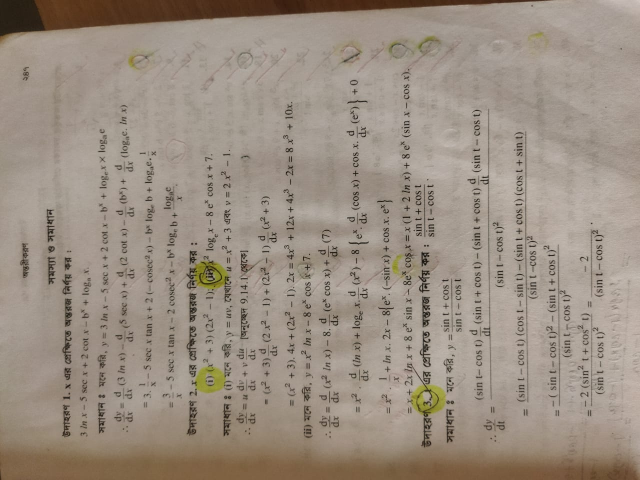
#> input picture Third Year/3-2/Artificial Intelligence and ML/Lab_04/K_Means_Clustering_Assignment/Dataset/Custom_img.jpeg, 1280 x 960 px, found by its file name (shown at 1/2 size)
$ jupyter execute 220121.ipynb
#> lines starting #> are read from the running program, lines starting #| are printed output that depends on the picture
# K-Means Clustering - Image Color Quantization
**Name:** Shafikul Islam Marwan
**Student ID:** 220121
**Training Dataset:** DIV2K High-Resolution Image
**Custom Test Data:** Personal Smartphone Photo
**Task:** Cluster the RGB pixel colors of a DIV2K image, then apply the trained model to quantize a custom photo.

[cell 1]
# Importing libraries
import numpy as np
import pandas as pd
import matplotlib.pyplot as plt
from mpl_toolkits.mplot3d import Axes3D
from PIL import Image
from sklearn.cluster import KMeans
from sklearn.preprocessing import StandardScaler
import joblib
import os
import warnings
import urllib.request

warnings.filterwarnings("ignore")

# Create directories
os.makedirs("Dataset", exist_ok=True)
os.makedirs("model", exist_ok=True)

# Base raw URL
RAW_BASE = "https://raw.githubusercontent.com/Marwanthe0/CSE/main/Third%20Year/3-2/Artificial%20Intelligence%20and%20ML/Lab_04/K_Means_Clustering_Assignment"
print("Downloading files from GitHub...")

try:
    urllib.request.urlretrieve(
        f"{RAW_BASE}/Dataset/K_means_Clustering_img.png",
        "Dataset/K_means_Clustering_img.png",
    )
    urllib.request.urlretrieve(
        f"{RAW_BASE}/Dataset/Custom_img.jpeg", "Dataset/Custom_img.jpeg"
    )
    print("Libraries imported and specific files downloaded successfully!")
except Exception as e:
    print(f"An error occurred while downloading: {e}")

[cell 2]
# Define local file paths
TRAIN_IMG = "Dataset/K_means_Clustering_img.png"
CUSTOM_IMG = "Dataset/Custom_img.jpeg"
MODEL_PATH = "model/220121.pkl"

print("Training image exists :", os.path.exists(TRAIN_IMG))
print("Custom image exists   :", os.path.exists(CUSTOM_IMG))

## Step 1 - Load Training Image (DIV2K)

[cell 3]
train_img = Image.open(TRAIN_IMG).convert("RGB")
#> train_img is the input picture: PIL image 1280x960 RGB; mean R, G, B 155.3, 142.9, 130.4
train_arr = np.array(train_img)

print(f"Image size  : {train_img.size[0]} x {train_img.size[1]} pixels")
#| Image size  : 1280 x 960 pixels
print(f"Array shape : {train_arr.shape}")
#| Array shape : (960, 1280, 3)

plt.figure(figsize=(10, 6))
plt.imshow(train_img)
plt.title("DIV2K Training Image", fontsize=14)
plt.axis("off")
plt.tight_layout()
plt.show()

## Step 2 - Data Preprocessing

- Each pixel (R, G, B) is one data point with 3 features.
- 50,000 pixels are sampled at random to keep Colab training fast.
- `StandardScaler` brings all features to zero mean and unit variance.
  This is required because K-Means uses Euclidean distance and is sensitive to scale.

[cell 4]
# Reshape image to (n_pixels, 3)
h_tr, w_tr, _ = train_arr.shape
#> h_tr = 960; w_tr = 1280
pixels_all = train_arr.reshape(-1, 3).astype(np.float64)
print(f"Total pixels in training image : {pixels_all.shape[0]:,}")
#| Total pixels in training image : 1,228,800

# Draw a random sample
np.random.seed(42)
N   = min(50000, len(pixels_all))
#> N = 50000
idx = np.random.choice(len(pixels_all), N, replace=False)
pixels_sample = pixels_all[idx]

# Fit StandardScaler on the sample
scaler        = StandardScaler()
pixels_scaled = scaler.fit_transform(pixels_sample)

print(f"Sample size used for training  : {N:,} pixels")
#| Sample size used for training  : 50,000 pixels
print(f"Scaled mean : {pixels_scaled.mean():.4f}  (expected ~0.0)")
#| Scaled mean : 0.0000  (expected ~0.0)
print(f"Scaled std  : {pixels_scaled.std():.4f}  (expected ~1.0)")
#| Scaled std  : 1.0000  (expected ~1.0)

## Step 3 - Optimal K Selection (Elbow Method)

[cell 5]
wcss    = []
K_range = range(2, 12)

print(f"{'K':<6} | {'WCSS':>15}")
print("-" * 25)

for k in K_range:
    km = KMeans(n_clusters=k, init="k-means++", n_init=5,
                max_iter=200, random_state=42)
    km.fit(pixels_scaled)
    wcss.append(km.inertia_)
    print(f"K={k:<3d} | {km.inertia_:>15,.2f}")
#> after the loop, wcss = [41381.3, 23013.9, 13270.9, 9757.9, 7651.8, 6540.1, 5515.8, 4670.1, 4084.5, 3520.4]

plt.figure(figsize=(10, 5))
plt.plot(list(K_range), wcss, "bo-", linewidth=2.5, markersize=9)
plt.xlabel("Number of Clusters (K)", fontsize=13)
plt.ylabel("WCSS (Inertia)", fontsize=13)
plt.title("Elbow Method - Optimal K Selection", fontsize=15)
plt.xticks(list(K_range))
plt.grid(True, linestyle="--", alpha=0.6)
plt.tight_layout()
plt.show()
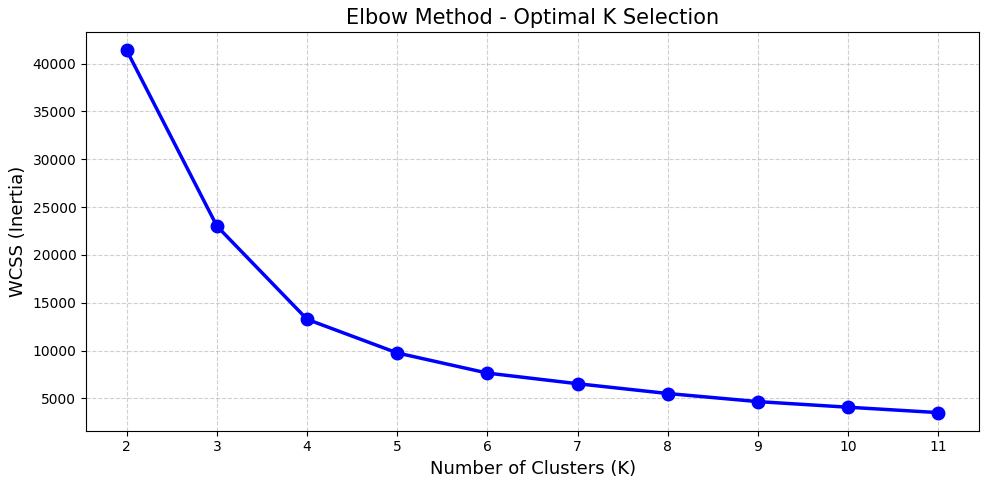
#> figure drawn by matplotlib, 1 panel; curve peaks at x = 2, y = 41381.3

print("\nBased on the elbow curve, K = 8 is selected as the optimal number of clusters.")

## Step 4 - Fit the Final K-Means Model (K = 8)

[cell 6]
OPTIMAL_K = 8

kmeans = KMeans(n_clusters=OPTIMAL_K, init="k-means++",
                n_init=10, max_iter=300, random_state=42)
kmeans.fit(pixels_scaled)

labels_tr     = kmeans.labels_
centroids_raw = scaler.inverse_transform(kmeans.cluster_centers_)
centroids_rgb = np.clip(centroids_raw, 0, 255).astype(int)

print(f"Model fitted | K = {OPTIMAL_K} | Final WCSS = {kmeans.inertia_:,.2f}")
print()
print(f"{'Cluster':<12}  {'R':>5}  {'G':>5}  {'B':>5}")
print("-" * 33)
for i, c in enumerate(centroids_rgb):
    print(f"Cluster {i:<4}  {c[0]:>5}  {c[1]:>5}  {c[2]:>5}")

[cell 7]
# Save the model and scaler together in a single bundle
bundle = {"model": kmeans, "scaler": scaler}
joblib.dump(bundle, MODEL_PATH)
print(f"Model saved to : {MODEL_PATH}")

## Step 5 - Cluster Scatter Plot (3D RGB Space)

[cell 8]
# Subsample 5000 points for a clean, readable 3D plot
np.random.seed(0)
plot_n   = min(5000, N)
#> plot_n = 5000
plot_idx = np.random.choice(N, plot_n, replace=False)
#> plot_idx = 5000 values, max 49998 at index 901, min 14 at index 4281, mean 25291.8
pts      = pixels_sample[plot_idx]
lbs      = labels_tr[plot_idx]
#> lbs = 5000 values, max 7 at index 4, min 0 at index 0, mean 2.46

cmap = plt.cm.get_cmap("tab10", OPTIMAL_K)

fig = plt.figure(figsize=(12, 8))
ax  = fig.add_subplot(111, projection="3d")

for cid in range(OPTIMAL_K):
    mask = lbs == cid
    ax.scatter(pts[mask, 0], pts[mask, 1], pts[mask, 2],
               c=[cmap(cid)], s=4, alpha=0.4, label=f"Cluster {cid}")

# Mark centroids with black stars
ax.scatter(centroids_rgb[:, 0], centroids_rgb[:, 1], centroids_rgb[:, 2],
           c="black", s=300, marker="*", zorder=10, label="Centroids")

ax.set_xlabel("Red", fontsize=11)
ax.set_ylabel("Green", fontsize=11)
ax.set_zlabel("Blue", fontsize=11)
ax.set_title(f"3D RGB Color Space Clusters (K = {OPTIMAL_K}) with Centroids", fontsize=13)
ax.legend(loc="upper left", markerscale=4, fontsize=8)
plt.tight_layout()
plt.show()
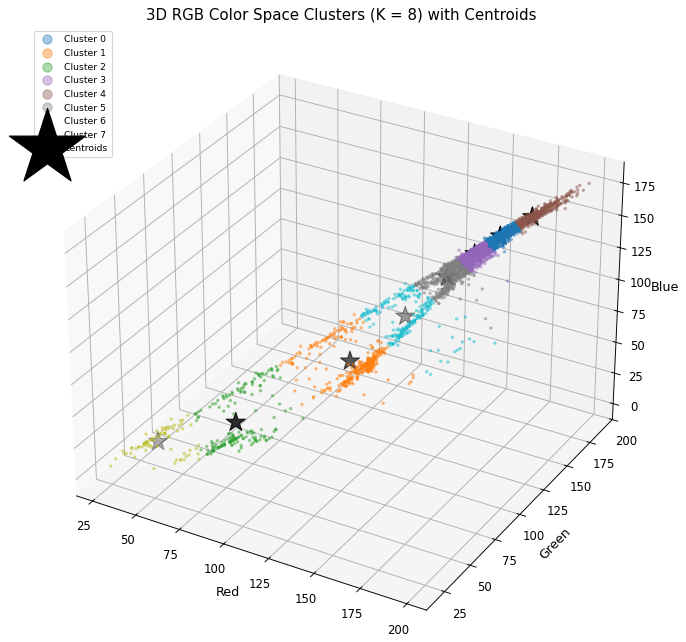
#> figure drawn by matplotlib, 1 panel

[cell 9]
# Visual color palette showing each cluster centroid
fig, axes = plt.subplots(1, OPTIMAL_K, figsize=(14, 2))
for i, c in enumerate(centroids_rgb):
    patch = np.full((60, 60, 3), c, dtype=np.uint8)
    axes[i].imshow(patch)
    axes[i].set_title(f"C{i}\nR={c[0]}\nG={c[1]}\nB={c[2]}", fontsize=8)
    axes[i].axis("off")
plt.suptitle("Cluster Centroid Color Palette", fontsize=13, fontweight="bold", y=1.05)
plt.tight_layout()
plt.show()
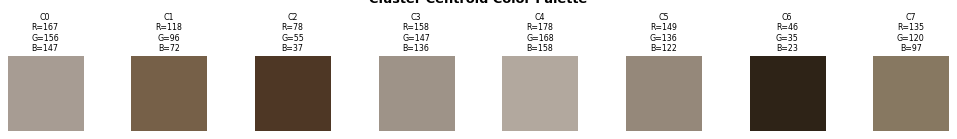
#> figure drawn by matplotlib, 8 panels

### **Cluster Interpretation**
Based on the extracted centroids, the K-Means algorithm successfully segmented the distinct physical features of the landscape. The dark and light green clusters clearly represent the dense tree canopy and grassy park areas. The various shades of grey and white map directly to the concrete architecture, stone monuments, and paved roads, while the distinct terracotta/red cluster captures the prominent rooftops of the large government buildings.

## Step 6 - Real-World Prediction on Custom Smartphone Image

The **same fitted scaler** from Step 2 is applied here. No new scaler is created or fitted.

[cell 10]
# Load custom smartphone photo
custom_img = Image.open(CUSTOM_IMG).convert("RGB")
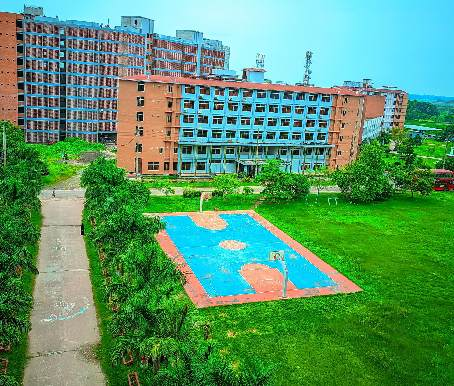
#> custom_img: PIL image 454x386 RGB; mean R, G, B 88.6, 149.8, 105.2
custom_arr = np.array(custom_img)
h_c, w_c, _ = custom_arr.shape
#> h_c = 386; w_c = 454

pixels_c = custom_arr.reshape(-1, 3).astype(np.float64)
print(f"Custom image shape : {custom_arr.shape}")
#| Custom image shape : (386, 454, 3)
print(f"Total pixels       : {pixels_c.shape[0]:,}")
#| Total pixels       : 175,244

# Apply the SAME fitted scaler (no refitting at all)
pixels_c_scaled = scaler.transform(pixels_c)
print("Same fitted scaler applied. No new scaler was created or fitted.")

# Predict cluster ID for each pixel
custom_labels = kmeans.predict(pixels_c_scaled)
print(f"Prediction complete. Clusters found: {sorted(np.unique(custom_labels))}")
#| Prediction complete. Clusters found: [0, 1, 2, 3, 4, 5, 6, 7]

[cell 11]
# Replace each pixel with its cluster centroid color
quant_pixels = centroids_rgb[custom_labels]
quant_arr    = np.clip(quant_pixels, 0, 255).astype(np.uint8).reshape(h_c, w_c, 3)
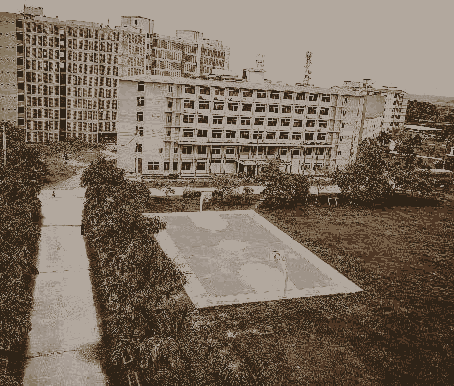
#> quant_arr: shape (386, 454, 3); mean of channels 0, 1, 2 120, 105.9, 91.6; drawn as R, G, B
quant_img    = Image.fromarray(quant_arr)

fig, axes = plt.subplots(1, 2, figsize=(14, 6))
axes[0].imshow(custom_img)
axes[0].set_title("Original Custom Photo", fontsize=13)
axes[0].axis("off")

axes[1].imshow(quant_img)
axes[1].set_title(f"Color-Quantized Photo  (K = {OPTIMAL_K} colors)", fontsize=13)
axes[1].axis("off")

plt.suptitle("Image Color Quantization Result", fontsize=15, fontweight="bold")
plt.tight_layout()
plt.show()

[cell 12]
# Display 10 sample pixels from the custom image with their assigned cluster IDs
from IPython.display import display as ipy_display

np.random.seed(7)
sample_idx10 = np.random.choice(len(pixels_c), 10, replace=False)
#> sample_idx10 = [149410, 154411, 28011, 52145, 148733, 25245, 90634, 119403, 159143, 84965]
rows = []

for sid in sample_idx10:
    r, g, b     = pixels_c[sid].astype(int)
    cid         = int(custom_labels[sid])
    cr, cg, cb  = centroids_rgb[cid]
    row_px, col_px = divmod(int(sid), w_c)
    rows.append({
        "Pixel (row, col)" : f"({row_px}, {col_px})",
        "R"                : r,
        "G"                : g,
        "B"                : b,
        "Cluster ID"       : cid,
        "Centroid R"       : int(cr),
        "Centroid G"       : int(cg),
        "Centroid B"       : int(cb)
    })
#> this loop made 10 passes
#> (sid, r, g, b, cid, cr, cg, cb) on passes 1 to 10: (149410, 155, 152, 135, 3, 158, 147, 136), (154411, 154, 147, 128, 3, 158, 147, 136), (28011, 146, 242, 255, 4, 178, 168, 158), (52145, 168, 228, 252, 4, 178, 168, 158), (148733, 6, 118, 0, 6, 46, 35, 23), (25245, 159, 248, 255, 4, 178, 168, 158), (90634, 45, 112, 33, 2, 78, 55, 37), (119403, 0, 11, 0, 6, 46, 35, 23), (159143, 38, 136, 13, 2, 78, 55, 37), (84965, 164, 170, 122, 0, 167, 156, 147)
#> after the loop, rows = 10 items

df_out = pd.DataFrame(rows).reset_index(drop=True)
#> df_out = table of 10 rows and 8 columns
print("Custom Image - 10 Sample Pixels with Assigned Cluster IDs:")
ipy_display(df_out)

[cell 13]
# Cluster pixel distribution in the custom image
counts = [int(np.sum(custom_labels == cid)) for cid in range(OPTIMAL_K)]
#> counts = [10353, 19818, 26685, 10219, 48720, 8289, 39864, 11296]
pcts   = [c / len(custom_labels) * 100 for c in counts]
#> pcts = [5.91, 11.31, 15.23, 5.83, 27.8, 4.73, 22.75, 6.45]
colors_bar = [tuple(np.clip(centroids_rgb[i], 0, 255) / 255) for i in range(OPTIMAL_K)]

plt.figure(figsize=(10, 5))
bars = plt.bar(range(OPTIMAL_K), pcts, color=colors_bar, edgecolor="black", linewidth=0.8)
#> bars = 8 items
plt.xlabel("Cluster ID", fontsize=13)
plt.ylabel("Percentage of Pixels (%)", fontsize=13)
plt.title("Cluster Distribution in Custom Image", fontsize=14)
plt.xticks(range(OPTIMAL_K), [f"Cluster {i}" for i in range(OPTIMAL_K)])
for bar, p in zip(bars, pcts):
    plt.text(bar.get_x() + bar.get_width() / 2,
             bar.get_height() + 0.3, f"{p:.1f}%", ha="center", fontsize=9)
#> this loop made 8 passes
#> p on passes 1 to 8: 5.91, 11.31, 15.23, 5.83, 27.8, 4.73, 22.75, 6.45
plt.tight_layout()
plt.show()
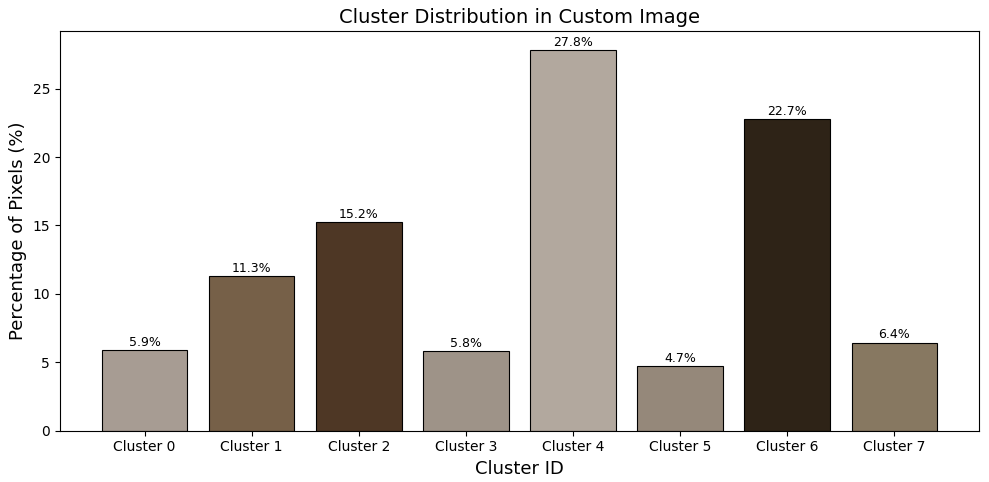
#> figure drawn by matplotlib, 1 panel; tallest bar 27.8 high, from x = 3.6 to 4.4

print("\nPixel distribution per cluster:")
for i, (c, p) in enumerate(zip(counts, pcts)):
    print(f"  Cluster {i} : {c:>9,} pixels  ({p:.1f}%)")
#> this loop made 8 passes
#> (c, p) on passes 1 to 8: (10353, 5.91), (19818, 11.31), (26685, 15.23), (10219, 5.83), (48720, 27.8), (8289, 4.73), (39864, 22.75), (11296, 6.45)
#|   Cluster 0 :    10,353 pixels  (5.9%)
#|   Cluster 1 :    19,818 pixels  (11.3%)
#|   Cluster 2 :    26,685 pixels  (15.2%)
#|   Cluster 3 :    10,219 pixels  (5.8%)
#|   Cluster 4 :    48,720 pixels  (27.8%)
#|   Cluster 5 :     8,289 pixels  (4.7%)
#|   Cluster 6 :    39,864 pixels  (22.7%)
#|   Cluster 7 :    11,296 pixels  (6.4%)

$ run again, on First Year/1-1/CALCULUS/IMG-20231228-WA0002.jpg
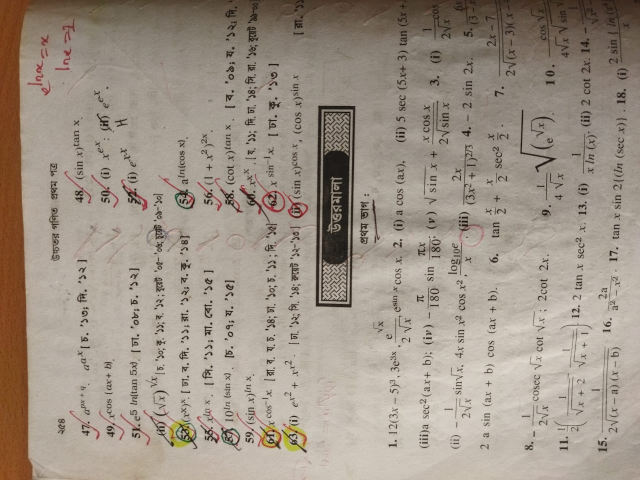
#> input picture First Year/1-1/CALCULUS/IMG-20231228-WA0002.jpg, 1280 x 960 px, given in place of Custom_img.jpeg, which was not available (shown at 1/2 size)
#> train_img is the input picture: PIL image 1280x960 RGB; mean R, G, B 159, 147.9, 135.6
#| Image size  : 1280 x 960 pixels
#| Array shape : (960, 1280, 3)
#| Total pixels in training image : 1,228,800
#> N = 50000
#| Sample size used for training  : 50,000 pixels
#| Scaled mean : -0.0000  (expected ~0.0)
#| Scaled std  : 1.0000  (expected ~1.0)
#> after the loop `for k in K_range:`: wcss = [42191.9, 21295.6, 15057.7, 10340.7, 7615.9, 5834.5, 4561.6, 3671.3, 3092.5, 2690.1]
#> plot_n = 5000
#> plot_idx = 5000 values, max 49998 at index 901, min 14 at index 4281, mean 25291.8
#> lbs = 5000 values, max 7 at index 17, min 0 at index 6, mean 2.42
#| Custom image shape : (960, 1280, 3)
#| Total pixels       : 1,228,800
#| Prediction complete. Clusters found: [0, 1, 2, 3, 4, 5, 6, 7]
#> `plt.show()`:
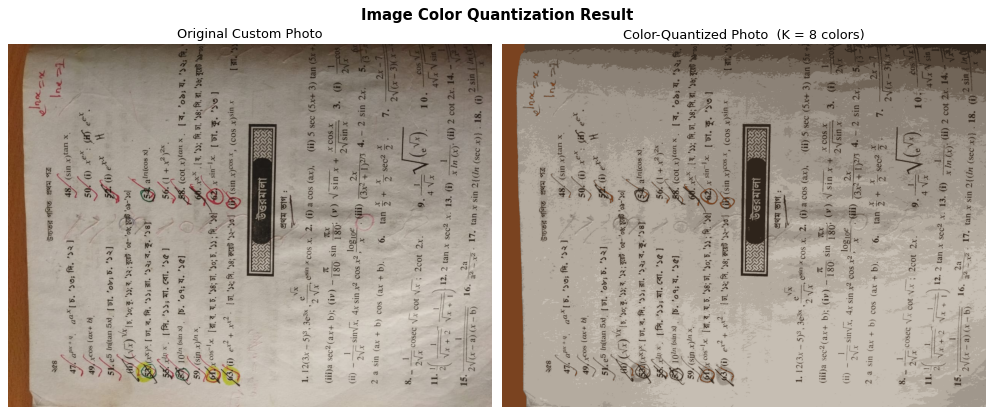
#> figure drawn by matplotlib, 2 panels
#> sample_idx10 = [759377, 596299, 88285, 147050, 866317, 795309, 168609, 844790, 535580, 993644]
#> the loop `for sid in sample_idx10:` made 10 passes
#> (sid, r, g, b, cid, cr, cg, cb) on passes 1 to 8: (759377, 183, 175, 164, 0, 180, 171, 159), (596299, 178, 170, 159, 0, 180, 171, 159), (88285, 99, 86, 70, 5, 83, 69, 56), (147050, 108, 95, 86, 1, 113, 101, 88), (866317, 205, 197, 186, 2, 198, 190, 179), (795309, 181, 173, 162, 0, 180, 171, 159), (168609, 138, 129, 120, 3, 140, 130, 119), (844790, 196, 185, 179, 2, 198, 190, 179)
#> after the loop `for sid in sample_idx10:`: rows = 10 items
#> df_out = table of 10 rows and 8 columns
#> counts = [352169, 77777, 237255, 149062, 262254, 61170, 40717, 48396]
#> pcts = [28.66, 6.33, 19.31, 12.13, 21.34, 4.98, 3.31, 3.94]
#> bars = 8 items
#> the loop `for bar, p in zip(bars, pcts):` made 8 passes
#> p on passes 1 to 8: 28.66, 6.33, 19.31, 12.13, 21.34, 4.98, 3.31, 3.94
#> `plt.show()`:
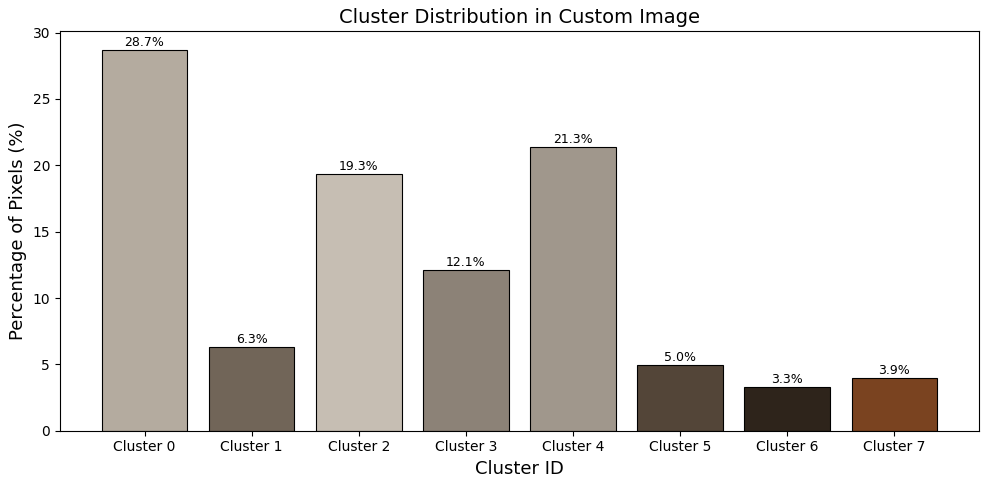
#> figure drawn by matplotlib, 1 panel; tallest bar 28.66 high, from x = -0.4 to 0.4
#> the loop `for i, (c, p) in enumerate(zip(counts, pcts)):` made 8 passes
#> (c, p) on passes 1 to 8: (352169, 28.66), (77777, 6.33), (237255, 19.31), (149062, 12.13), (262254, 21.34), (61170, 4.98), (40717, 3.31), (48396, 3.94)
#> (printed output is left out)
